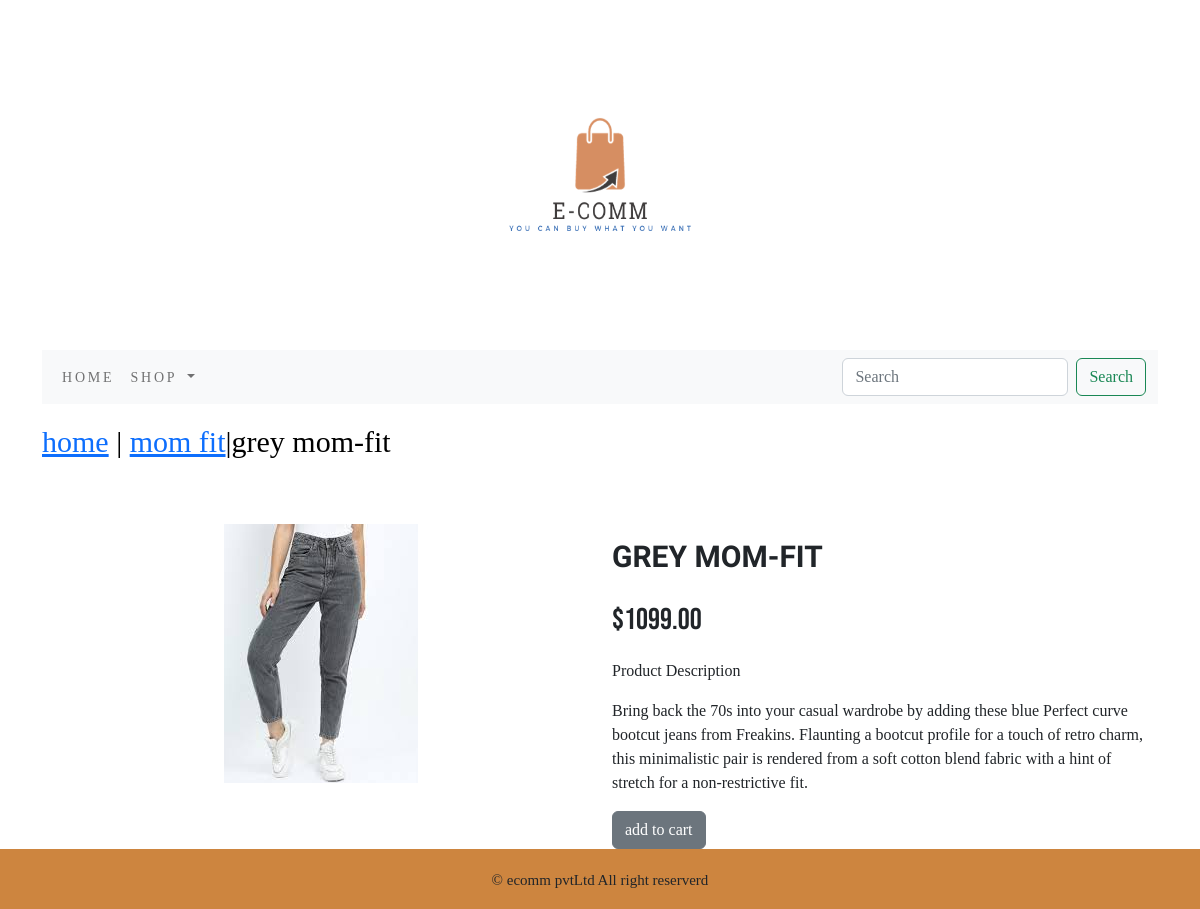
The app's page /ecommerceapp/mom-fit/grey-mom-fit/ with its own data.
### ecommerceapp/models.py (models this page shows, shortened)
class Product(models.Model):
    name=models.CharField(max_length=250,unique=True)
    slug = models.SlugField(max_length=250, unique=True)
    description=models.TextField(blank=True)
    price=models.DecimalField(max_digits=10,decimal_places=2)
    category=models.ForeignKey(Category, on_delete=models.CASCADE)
    image=models.ImageField(upload_to='product',blank=True)
    stock=models.IntegerField()
    available=models.BooleanField(default=True)
    created=models.DateTimeField(auto_now_add=True)
    updated=models.DateTimeField(auto_now=True)
    class Meta:
        ordering = ('name',)
        verbose_name = 'product'
        verbose_name_plural = 'products'

class Category(models.Model):
    name=models.CharField(max_length=250,unique=True)
    slug=models.SlugField(max_length=250,unique=True)
    description=models.TextField(blank=True)
    image=models.ImageField(upload_to='category',blank=True)
    class Meta:
        ordering=('name',)
        verbose_name='category'
        verbose_name_plural='categories'
    def __str__(self):
        return '{}'.format(self.name)
    def get_url(self):
        return reverse('ecommerceapp:products_by_category', args=[self.slug])

### ecommerceapp/views.py (the view)
# urls.py: path('<slug:c_slug>/<slug:product_slug>/',views.proDetail, name='prodCatdetail')
def proDetail(request, c_slug, product_slug):
    try:
        product=Product.objects.get(category__slug=c_slug,slug=product_slug)
    except Exception as e:
        raise e
    return render(request,'product.html', {'product':product})

### cart/context_processors.py (called while the page is built)
def counter(request):
    item_count=0
    if 'admin' in request.path:
        return {}
    else:
        try:
            cart=Cart.objects.filter(cart_id=_cart_id(request))
            cart_items=CartItem.objects.all().filter(cart=cart[:1])
            for cart_item in cart_items:
                item_count += cart_item.quantity
        except Cart.DoesNotExist:
            item_count=0
    return dict(item_count=item_count)

### cart/views.py (called while the page is built)
def _cart_id(request):
    cart=request.session.session_key
    if not cart:
        cart=request.session.create()
    return cart

### ecommerceapp/context_processors.py (called while the page is built)
def menu_links(request):
    links=Category.objects.all()
    return dict(links=links)

### templates/product.html (shortened to what this page needs)
{% extends 'base.html' %}
{% load static %}
{% block content %}
<div class="my_product">
        <div class="mx_auto">
                <p><a href="{% url 'ecommerceapp:allProductCat' %}">home</a> | <a href="{{product.category.get_url}}">{{product.category}}</a>|{{product.name}}</p>
        </div>
</div>
<div class="container">
<br>
<div class="row">
        <div class="col-12 col-sm-12 col-md-12 col-lg-6 text-center">
                <div style="min-width: 18rem;">
                        <img src="{{product.image.url}}" alt="{{product.name}}">
                </div>
        </div>
        <div class="col-12 col-sm-12 col-md-12 col-lg-6 ">
                <div>
                        <h1 class="my_pro_title">{{product.name}}</h1>
                        <p class="my_price">${{product.price}}</p>
                        <p class="my_pro_detail">Product Description</p>
                        <p class="my_pro_detail">{{product.description}}</p>
                        {% if product.stock <= 0 %}
                                <p class="my_stock"><b>Out of stock</b></p>
                        {% else %}
                                <a class="btn btn-secondary" href="{% url 'cart:add_cart' product.id %}">add to cart</a>
                        {% endif %}
                </div>
                </div>
        </div>
</div>
{% endblock %}

### static/css/custom.css (style rules this page uses)
body { font-family: 'Arvo', serif; }
.my_product { padding-top:15px; padding-bottom:20px; }
.my_product .mx_auto { color: #000; font-size: 30px; text-decoration: none; }
.my_pro_title { font-size:30px; text-transform: uppercase; font-family: 'Spicy Rice', cursive; font-weight: bold; padding-top:15px; padding-bottom:15px; }
.my_price { font-size:30px; font-family: 'Bebas Neue', sans-serif; }

### records on screen
Product: category "mom fit", name "grey mom-fit", image (picture), name "GREY MOM-FIT", price "1099.00", description "Bring back the 70s into your casual wardrobe by adding these blue Perfect curve bootcut jeans from Freakins. Flaunting a bootcut profile for a touch of retro charm, this minimalistic pair is rendered from a soft cotton blend fabric with a hint of stretch for a non-restrictive fit."
